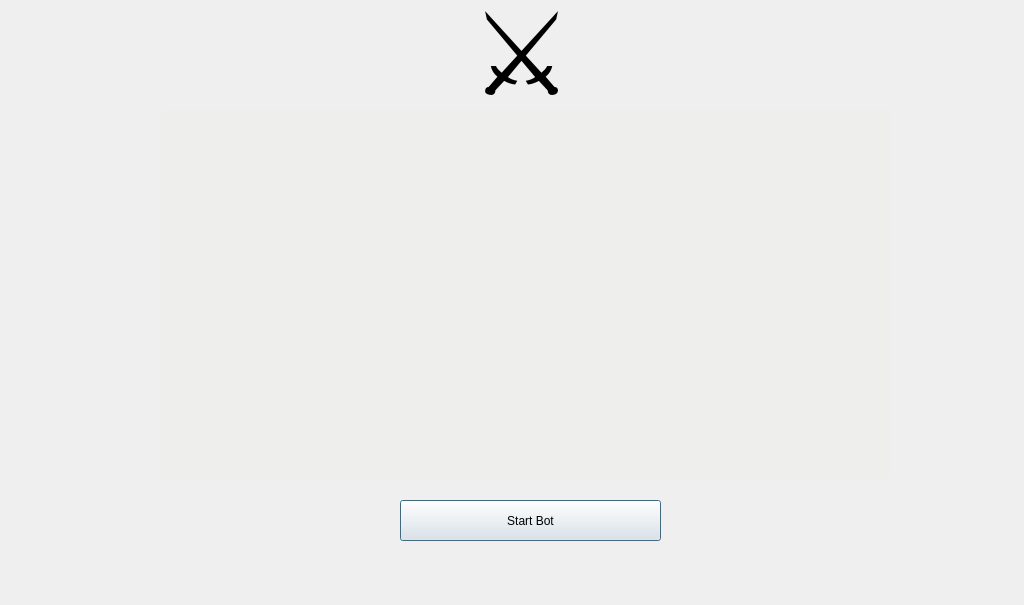
<?xml version="1.0" encoding="UTF-8"?>
<ui version="4.0">
 <class>dialogField</class>
 <widget class="QDialog" name="dialogField">
  <property name="geometry">
   <rect>
    <x>0</x>
    <y>0</y>
    <width>1024</width>
    <height>605</height>
   </rect>
  </property>
  <property name="windowTitle">
   <string>Dialog</string>
  </property>
  <widget class="QWidget" name="Shadow" native="true">
   <property name="geometry">
    <rect>
     <x>0</x>
     <y>0</y>
     <width>1024</width>
     <height>605</height>
    </rect>
   </property>
   <property name="styleSheet">
    <string notr="true">QWidget#Shadow{
background-color: qlineargradient(spread:pad, x1:0, y1:0, x2:0, y2:1, stop:0 			rgba(85, 98, 112, 255), stop:1 rgba(255, 107, 107, 255));
color: rgb(220, 220, 220);
border-radius:10px;
}</string>
   </property>
   <widget class="QLabel" name="swords">
    <property name="geometry">
     <rect>
      <x>470</x>
      <y>-50</y>
      <width>331</width>
      <height>211</height>
     </rect>
    </property>
    <property name="font">
     <font>
      <pointsize>86</pointsize>
     </font>
    </property>
    <property name="text">
     <string>⚔</string>
    </property>
   </widget>
   <widget class="QPlainTextEdit" name="editArea">
    <property name="enabled">
     <bool>true</bool>
    </property>
    <property name="geometry">
     <rect>
      <x>160</x>
      <y>110</y>
      <width>731</width>
      <height>371</height>
     </rect>
    </property>
    <property name="styleSheet">
     <string notr="true">color: rgb(0, 0, 0);
border-radius:10px;
background-color: rgb(238, 238, 236);
padding:  20px;
padding-left: 20px;</string>
    </property>
    <property name="plainText">
     <string/>
    </property>
   </widget>
   <widget class="QPushButton" name="startButton">
    <property name="geometry">
     <rect>
      <x>400</x>
      <y>500</y>
      <width>261</width>
      <height>41</height>
     </rect>
    </property>
    <property name="styleSheet">
     <string notr="true">QPushButton#login{
	background-color: rgba(85, 98, 112, 255);
	color: rgba(255, 255, 255, 200);
	border-radius:5px;
}
QPushButton#login:pressed{
	padding-left:5px;
	padding-top: 5px;
	background-color: rgba(255, 107, 107, 255);
	background-position:calc(100% - 10px)center;
}
QPushButton#login:hover{
	background-color: rgba(255, 107, 107, 255);
}</string>
    </property>
    <property name="text">
     <string>Start Bot</string>
    </property>
   </widget>
  </widget>
 </widget>
 <resources/>
 <connections/>
</ui>
